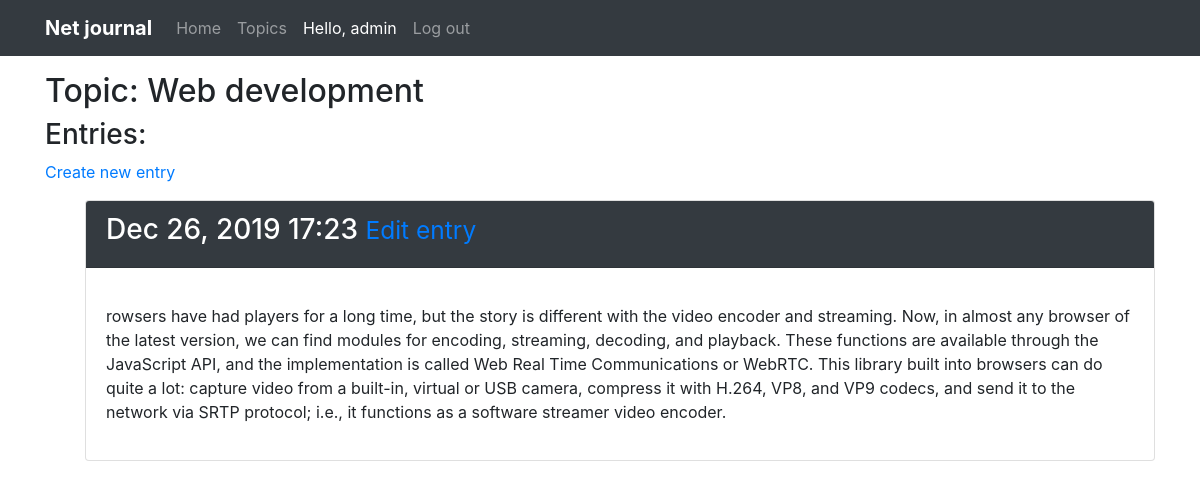
The app's page /topics/5 (signed in) with its own data.
### journal_app/models.py (models this page shows, shortened)
class Topic (models.Model):
    text = models.CharField(max_length=200)
    date = models.DateTimeField(auto_now_add=True)
    owner = models.ForeignKey(User, on_delete=models.CASCADE)
    def __str__(self):
        return self.text

class Entry (models.Model):
    topic = models.ForeignKey(Topic, on_delete=models.CASCADE)
    text = models.TextField()
    date = models.DateTimeField(auto_now_add=True)
    class Meta:
        verbose_name_plural = 'entries'

### journal_app/views.py (the view)
# urls.py: url(r'^topics/(?P<topic_id>\d+)$', views.topic, name='topic'), #Details topic page
@login_required
def topic(request, topic_id):
    current_topic = Topic.objects.get(id=topic_id)
    if current_topic.owner != request.user:
        raise Http404
    ordered_entries = current_topic.entry_set.order_by('-date')
    context = {'topic': current_topic, 'entries': ordered_entries}
    return render(request, 'journal_app/topic.html', context)

### journal_app/templates/journal_app/topic.html
{% extends 'journal_app/base.html' %}
{% block header %}
  <h2>Topic: {{topic}}</h2>
{% endblock header %}
{% block content %}
  <h3>Entries:</h3>
  <p><a href="{% url 'create_entry' topic.id %}">Create new entry</a></p>
  <ul>
  {% for entry in entries %}
    <div class="card mb-3">
      <div class="card-header bg-dark">
        <h3 class="text-white">
          {{entry.date|date:'M d, Y H:i'}}
          <small>
            <a href="{% url 'edit_entry' entry.id %}">Edit entry</a>
          </small>
        </h3>
      </div>
      <div class="card-body">
        <p>{{entry.text|linebreaks}}</p>
      </div>
    </div>
  {% empty %}
    <li>There are no entries, add yours here</li>
  {% endfor %}
  </ul>
{% endblock content %}

### journal_app/templates/journal_app/base.html (shortened to what this page needs)
{% load  bootstrap4  %}
<!DOCTYPE html>
<html>
  <head>
    {% bootstrap_css %}
  </head>
  <body>
    <nav class="navbar navbar-expand-sm navbar-dark bg-dark">
      <div class="container">
      <a class="navbar-brand font-weight-bold" href="{% url 'index' %}">Net journal</a>
      <div class="collapse navbar-collapse" id="collapsibleNavId">
        <ul class="navbar-nav mr-auto mt-2 mt-lg-0">
          <li class="nav-item">
            <a class="nav-link" href="{% url 'index' %}">Home <span class="sr-only">(current)</span></a>
          </li>
          <li class="nav-item">
            <a class="nav-link" href="{% url 'topics' %}">Topics</a>
          </li>
          {% if user.is_authenticated %}
            <li class="nav-item active"><a class="nav-link" href="#">Hello, {{user.username}}</a></li>
            <li class="nav-item"><a class="nav-link" href="{% url 'logout' %}">Log out</a></li>
          {% else %}
            <li class="nav-item"><a class="nav-link" href="{% url 'register' %}">Register</a></li>
            <li class="nav-item"><a class="nav-link" href="{% url 'login' %}">Log in</a></li>
          {% endif %}
      </div>
      </div>
    </nav>
  <main class="container">
    <div class="page-header pt-3">
      {% block header %}{% endblock header %}
    </div>
    <div>
      {% block content %}{% endblock content %}
    </div>
  </main>
</body>
</html>

### records on screen
Topic: text "Web development"
Entry: date "Dec 26, 2019 17:23", text "rowsers have had players for a long time, but the story is different with the video encoder and streaming. Now, in almost any browser of the latest version, we can find modules for encoding, streaming, decoding, and playback. These functions are available through the JavaScript API, and the implementation is called Web Real Time Communications or WebRTC. This library built into browsers can do quite a lot: capture video from a built-in, virtual or USB camera, compress it with H.264, VP8, and VP9 codecs, and send it to the network via SRTP protocol; i.e., it functions as a software streamer video encoder."

### other values on screen
{{ user.username }} "admin"
